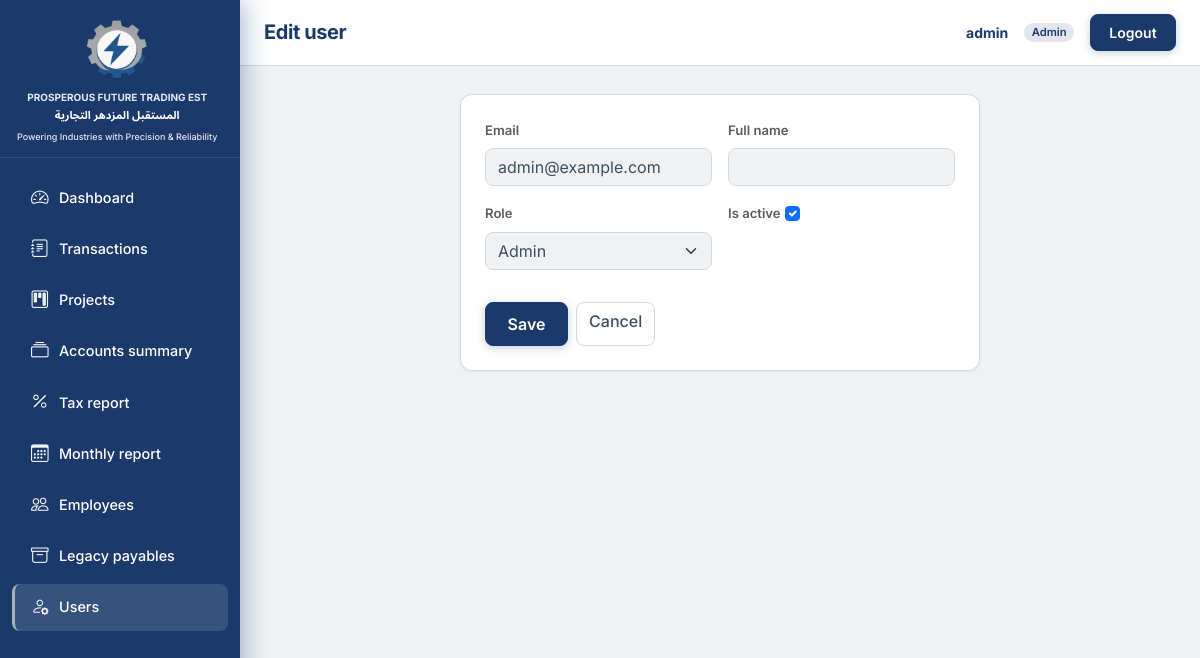
Page /accounts/users/1/edit/ (signed in) on the committed database.
### accounts/models.py (models this page shows, shortened)
class User(AbstractBaseUser, PermissionsMixin):
    email = models.EmailField(unique=True)
    full_name = models.CharField(max_length=255, blank=True)
    role = models.CharField(max_length=20, choices=Role.choices, default=Role.VIEWER)
    is_staff = models.BooleanField(default=False)
    is_active = models.BooleanField(default=True)
    date_joined = models.DateTimeField(default=timezone.now)
    objects = UserManager()
    USERNAME_FIELD = "email"
    REQUIRED_FIELDS = []
    class Meta:
        ordering = ["email"]
    @property
    def display_name(self):
        name = (self.full_name or "").strip()
        if name:
            return name
        return self.email.split("@")[0] if self.email else ""

### accounts/views.py (the view)
# urls.py: path("users/<int:pk>/edit/", views.UserUpdateView.as_view(), name="user_edit"),
class UserUpdateView(AdminOnlyMixin, UpdateView):
    model = User
    form_class = UserUpdateForm
    template_name = "accounts/user_form.html"
    success_url = reverse_lazy("accounts:user_list")

### accounts/forms.py
class UserUpdateForm(forms.ModelForm):
    class Meta:
        model = User
        fields = ("email", "full_name", "role", "is_active")
        widgets = {
            "email": forms.EmailInput(attrs={"class": "form-control"}),
            "full_name": forms.TextInput(attrs={"class": "form-control"}),
            "role": forms.Select(attrs={"class": "form-select"}),
            "is_active": forms.CheckboxInput(attrs={"class": "form-check-input"}),
        }

### TradingEST/context_processors.py (called while the page is built)
def brand(_request):
    return {
        "brand_name_ar": BRAND_NAME_AR,
        "brand_name_en": BRAND_NAME_EN,
        "brand_tagline": BRAND_TAGLINE,
    }

### accounts/mixins.py (called while the page is built)
    def dispatch(self, request, *args, **kwargs):
        if not request.user.is_authenticated:
            return HttpResponseRedirect(self.resolve_redirect(request))
        if getattr(request.user, "role", None) != Role.ADMIN:
            raise PermissionDenied("Admin only.")
        return super(SessionAuthenticatedMixin, self).dispatch(request, *args, **kwargs)

### templates/accounts/user_form.html (shortened to what this page needs)
{% extends "base.html" %}
{% block header_title %}{% if object %}Edit user{% else %}Add user{% endif %}{% endblock %}
{% block content %}
<div class="te-page-card mx-auto" style="max-width: 520px;">
  <form method="post" novalidate>
    <div class="row g-3">
      {% for field in form %}
      <div class="col-12 col-md-6">
        <label class="form-label fw-semibold small text-muted" for="{{ field.id_for_label }}">{{ field.label }}</label>
        {{ field }}
      </div>
      {% endfor %}
    </div>
    <div class="mt-4 pt-2 te-form-actions d-grid d-sm-flex flex-wrap gap-2">
      <button type="submit" class="btn te-btn-gradient">Save</button>
      <a href="{% url 'accounts:user_list' %}" class="btn te-btn-secondary">Cancel</a>
    </div>
  </form>
</div>
{% endblock %}

### templates/base.html (shortened to what this page needs)
{% load static %}
<!DOCTYPE html>
<html lang="en">
<head>
  <link href="https://cdn.jsdelivr.net/npm/bootstrap@5.3.3/dist/css/bootstrap.min.css" rel="stylesheet"
>
  <link rel="stylesheet" href="https://cdn.jsdelivr.net/npm/bootstrap-icons@1.11.3/font/bootstrap-icons.min.css">
  <link rel="stylesheet" href="{% static 'css/app.css' %}">
</head>
<body class="te-app-body">
<div class="te-app-layout">
  <div class="te-app-main">
    <header class="te-topbar">
      <div class="te-topbar-desktop d-none d-md-flex w-100 align-items-center justify-content-between gap-3 min-w-0">
        <h1 class="te-topbar-title text-truncate mb-0 flex-grow-1 min-w-0">{% block header_title %}Dashboard{% endblock %}</h1>
        {% if user.is_authenticated %}
        <div class="te-topbar-actions flex-shrink-0">
          <span class="te-topbar-user d-none d-lg-inline">{{ user.display_name }}</span>
          {% if user.role == 'admin' %}
          <span class="badge rounded-pill badge-role-admin">{{ user.get_role_display }}</span>
          {% elif user.role == 'accountant' %}
          <span class="badge rounded-pill badge-role-accountant">{{ user.get_role_display }}</span>
          {% else %}
          <span class="badge rounded-pill badge-role-viewer">{{ user.get_role_display }}</span>
          {% endif %}
          <form action="{% url 'accounts:logout' %}" method="post" class="d-inline mb-0">
            <button type="submit" class="btn btn-sm te-btn-logout">Logout</button>
          </form>
        </div>
        {% endif %}
      </div>
    </header>
    <div class="te-content-wrap">
      {% block content %}{% endblock %}
    </div>
  </div>
  <aside id="teSidebar" class="te-sidebar" aria-label="Main navigation">
    <div class="te-sidebar-head">
      <div class="te-sidebar-logo">
        {% include "partials/sidebar_brand.html" %}
      </div>
    </div>
    <div class="te-sidebar-nav">
      {% include "partials/sidebar_nav.html" %}
    </div>
  </aside>
</div>
</body>
</html>

### rows in the picture
User: display_name "admin", role "Admin", form "admin@example.com" "Admin" "☑"

### other values in the picture
{{ field.label }} "Email" "Full name" "Role" "Is active"
{{ brand_name_en }} "PROSPEROUS FUTURE TRADING EST"
{{ brand_name_ar }} "المستقبل المزدهر التجارية"
{{ brand_tagline }} "Powering Industries with Precision & Reliability"
